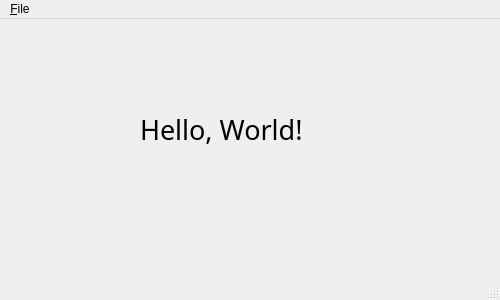
<?xml version="1.0" encoding="UTF-8"?>
<ui version="4.0">
 <class>MainWindow</class>
 <widget class="QMainWindow" name="MainWindow">
  <property name="geometry">
   <rect>
    <x>0</x>
    <y>0</y>
    <width>500</width>
    <height>300</height>
   </rect>
  </property>
  <property name="windowTitle">
   <string>MainWindow</string>
  </property>
  <widget class="QWidget" name="centralwidget">
   <widget class="QLabel" name="label">
    <property name="geometry">
     <rect>
      <x>140</x>
      <y>70</y>
      <width>201</width>
      <height>81</height>
     </rect>
    </property>
    <property name="font">
     <font>
      <family>Arial Black</family>
      <pointsize>20</pointsize>
     </font>
    </property>
    <property name="text">
     <string>Hello, World!</string>
    </property>
   </widget>
  </widget>
  <widget class="QMenuBar" name="menubar">
   <property name="geometry">
    <rect>
     <x>0</x>
     <y>0</y>
     <width>500</width>
     <height>21</height>
    </rect>
   </property>
   <widget class="QMenu" name="menu_Fele">
    <property name="title">
     <string>&amp;File</string>
    </property>
    <addaction name="action_Exit"/>
   </widget>
   <addaction name="menu_Fele"/>
  </widget>
  <widget class="QStatusBar" name="statusbar"/>
  <action name="action_Exit">
   <property name="text">
    <string>&amp;Exit</string>
   </property>
   <property name="statusTip">
    <string>Exit Application</string>
   </property>
   <property name="shortcut">
    <string>Ctrl+Q</string>
   </property>
  </action>
 </widget>
 <resources/>
 <connections/>
</ui>
